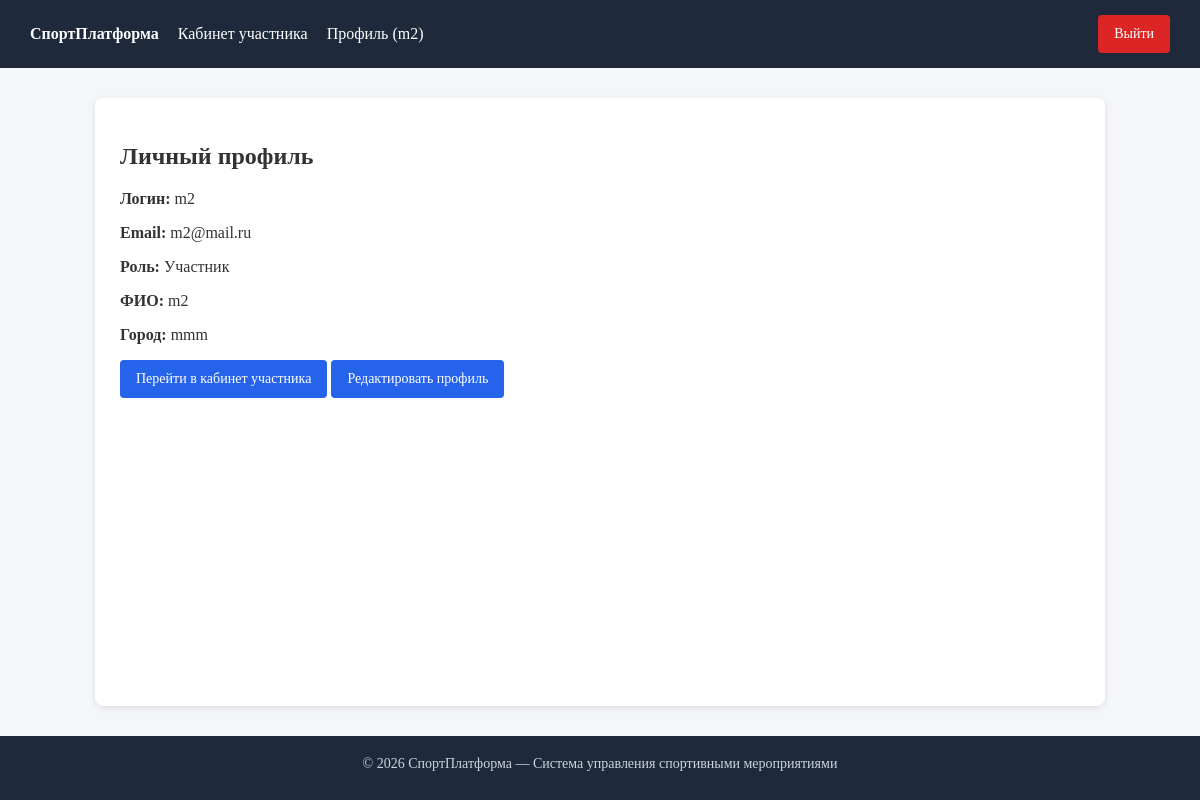
/accounts/profile/ (signed in), run on the app's committed database.
### accounts_app/models.py (models this page shows, shortened)
class User(AbstractUser):
    class Role(models.TextChoices):
        ORGANIZER = "organizer", "Организатор"
        PARTICIPANT = "participant", "Участник"
    role = models.CharField(
        max_length=20,
        choices=Role.choices,
        default=Role.PARTICIPANT,
        verbose_name="Роль",
    )
    organizer = models.OneToOneField(
        "events_app.Organizer",
        on_delete=models.PROTECT,  # защищаем созданные мероприятия от удаления при удалении аккаунта
        null=True,
        blank=True,
        related_name="user_account",
        verbose_name="Карточка организатора",
    )
    participant = models.OneToOneField(
        "events_app.Participant",
        on_delete=models.PROTECT,  # защищаем историю участий и результатов от каскадного удаления
        null=True,
        blank=True,
        related_name="user_account",
        verbose_name="Карточка участника",
    )
    is_approved = models.BooleanField(
        default=False,
        verbose_name="Подтвержден администратором",
    )
    class Meta:
        verbose_name = "Пользователь"
        verbose_name_plural = "Пользователи"

### events_app/models.py (models this page shows, shortened)
class Participant(models.Model):
    full_name = models.CharField(max_length=200, verbose_name="ФИО участника")
    birth_date = models.DateField(null=True, blank=True, verbose_name="Дата рождения")
    city = models.CharField(max_length=100, blank=True, verbose_name="Город")
    class Meta:
        verbose_name = "Участник"
        verbose_name_plural = "Участники"

### accounts_app/views.py (the view)
# urls.py: path("profile/", views.profile, name="profile"),
@login_required
def profile(request):
    return render(
        request,
        "accounts_app/profile.html",
        {"profile": request.user},
    )

### accounts_app/templates/accounts_app/profile.html (shortened to what this page needs)
{% extends "base.html" %}
{% block content %}
<h2>Личный профиль</h2>
<p><strong>Логин:</strong> {{ profile.username }}</p>
<p><strong>Email:</strong> {{ profile.email }}</p>
<p><strong>Роль:</strong> {{ profile.get_role_display }}</p>
{% if profile.role == 'participant' and profile.participant %}
    <p><strong>ФИО:</strong> {{ profile.participant.full_name }}</p>
    <p><strong>Город:</strong> {{ profile.participant.city|default:"Не указан" }}</p>
    <a href="{% url 'participant_cabinet' %}" class="btn">Перейти в кабинет участника</a>
    <a href="{% url 'edit_profile' %}" class="btn">Редактировать профиль</a>
{% endif %}
{% endblock %}

### templates/base.html (shortened to what this page needs)
{% load static %}
<!DOCTYPE html>
<html lang="ru">
<head>
    <link rel="stylesheet" href="{% static 'css/style.css' %}">
</head>
<body>
<header>
    <div>
        <a href="{% url 'home' %}"><strong>СпортПлатформа</strong></a>
        {% if user.is_authenticated %}
            {% if user.role == 'participant' %}
                <a href="{% url 'participant_cabinet' %}">Кабинет участника</a>
            {% elif user.role == 'organizer' %}
                <a href="{% url 'organizer_cabinet' %}">Кабинет организатора</a>
            {% endif %}
            <a href="{% url 'profile' %}">Профиль ({{ user.username }})</a>
        {% endif %}
    </div>
    <div>
        {% if user.is_authenticated %}
            <form action="{% url 'logout' %}" method="post" style="display:inline;">
                <button type="submit" class="btn btn-danger">Выйти</button>
            </form>
        {% else %}
            <a href="{% url 'login' %}">Вход</a>
            <a href="{% url 'register_participant' %}">Регистрация участника</a>
            <a href="{% url 'register_organizer' %}">Регистрация организатора</a>
        {% endif %}
    </div>
</header>
<div class="container">
    {% block content %}{% endblock %}
</div>
<footer>
        <p style="margin: 0 0 8px;">&copy; 2026 СпортПлатформа — Система управления спортивными мероприятиями</p>
</footer>
</body>
</html>

### static/css/style.css (style rules this page uses)
body { min-height: 100vh; display: flex; flex-direction: column; margin: 0; padding: 0; background: #f4f6f9; color: #333; }
header { background: #1e293b; color: #fff; padding: 15px 30px; display: flex; justify-content: space-between; align-items: center; }
header a { color: #fff; text-decoration: none; margin-right: 15px; }
.container { flex: 1 0 auto; width: min(960px, calc(100% - 50px)); margin: 30px auto; background: #fff; padding: 25px; border-radius: 8px; box-shadow: 0 2px 6px rgba(0,0,0,0.1); }
.btn { display: inline-flex; align-items: center; justify-content: center; box-sizing: border-box; height: 38px; padding: 0 16px; font-family: inherit; font-size: 14px; font-weight: 500; line-height: 1; background: #2563eb; color: #fff; text-decoration: none; border-radius: 4px; border: none; cursor: pointer; }
.btn-danger { background: #dc2626; }
footer { background: #1e293b; color: #cbd5e1; padding: 20px 30px; text-align: center; font-size: 14px; margin-top: auto; }

### data on the page
User: username "m2", email "m2@mail.ru", role "Участник", participant.full_name "m2", participant.city "mmm"
